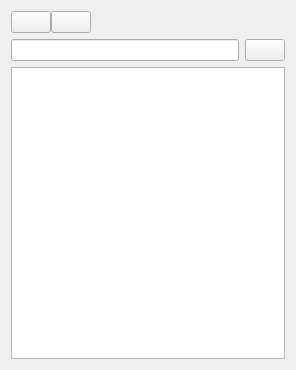
<?xml version="1.0" encoding="UTF-8"?>
<ui version="4.0">
 <class>PlayListWidgetClass</class>
 <widget class="QWidget" name="PlayListWidgetClass">
  <property name="geometry">
   <rect>
    <x>0</x>
    <y>0</y>
    <width>296</width>
    <height>370</height>
   </rect>
  </property>
  <property name="windowTitle">
   <string>PlayList</string>
  </property>
  <layout class="QVBoxLayout" name="verticalLayout_2">
   <item>
    <layout class="QHBoxLayout" name="layoutOperations">
     <property name="spacing">
      <number>0</number>
     </property>
     <item>
      <widget class="QPushButton" name="btnAddItem">
       <property name="sizePolicy">
        <sizepolicy hsizetype="Minimum" vsizetype="Minimum">
         <horstretch>0</horstretch>
         <verstretch>0</verstretch>
        </sizepolicy>
       </property>
       <property name="text">
        <string/>
       </property>
       <property name="icon">
        <iconset theme="QIcon::ThemeIcon::ListAdd"/>
       </property>
      </widget>
     </item>
     <item>
      <widget class="QPushButton" name="btnRemoveItem">
       <property name="sizePolicy">
        <sizepolicy hsizetype="Minimum" vsizetype="Minimum">
         <horstretch>0</horstretch>
         <verstretch>0</verstretch>
        </sizepolicy>
       </property>
       <property name="text">
        <string/>
       </property>
       <property name="icon">
        <iconset theme="QIcon::ThemeIcon::ListRemove"/>
       </property>
      </widget>
     </item>
     <item>
      <spacer name="horizontalSpacer">
       <property name="orientation">
        <enum>Qt::Orientation::Horizontal</enum>
       </property>
       <property name="sizeHint" stdset="0">
        <size>
         <width>40</width>
         <height>20</height>
        </size>
       </property>
      </spacer>
     </item>
    </layout>
   </item>
   <item>
    <layout class="QHBoxLayout" name="layoutSearchBox">
     <item>
      <widget class="QLineEdit" name="editSearchBox"/>
     </item>
     <item>
      <widget class="QPushButton" name="btnSearch">
       <property name="text">
        <string/>
       </property>
       <property name="icon">
        <iconset theme="QIcon::ThemeIcon::SystemSearch"/>
       </property>
      </widget>
     </item>
    </layout>
   </item>
   <item>
    <widget class="QListView" name="listItems">
     <property name="minimumSize">
      <size>
       <width>80</width>
       <height>0</height>
      </size>
     </property>
     <property name="mouseTracking">
      <bool>true</bool>
     </property>
     <property name="tabletTracking">
      <bool>true</bool>
     </property>
     <property name="acceptDrops">
      <bool>true</bool>
     </property>
     <property name="horizontalScrollBarPolicy">
      <enum>Qt::ScrollBarPolicy::ScrollBarAlwaysOff</enum>
     </property>
     <property name="editTriggers">
      <set>QAbstractItemView::EditTrigger::NoEditTriggers</set>
     </property>
     <property name="showDropIndicator" stdset="0">
      <bool>true</bool>
     </property>
     <property name="dragEnabled">
      <bool>true</bool>
     </property>
     <property name="dragDropOverwriteMode">
      <bool>false</bool>
     </property>
     <property name="dragDropMode">
      <enum>QAbstractItemView::DragDropMode::DragDrop</enum>
     </property>
     <property name="defaultDropAction">
      <enum>Qt::DropAction::MoveAction</enum>
     </property>
     <property name="alternatingRowColors">
      <bool>false</bool>
     </property>
     <property name="selectionMode">
      <enum>QAbstractItemView::SelectionMode::ExtendedSelection</enum>
     </property>
     <property name="selectionBehavior">
      <enum>QAbstractItemView::SelectionBehavior::SelectRows</enum>
     </property>
     <property name="textElideMode">
      <enum>Qt::TextElideMode::ElideRight</enum>
     </property>
     <property name="movement">
      <enum>QListView::Movement::Snap</enum>
     </property>
     <property name="wordWrap">
      <bool>false</bool>
     </property>
     <property name="selectionRectVisible">
      <bool>true</bool>
     </property>
    </widget>
   </item>
  </layout>
 </widget>
 <resources/>
 <connections>
  <connection>
   <sender>btnRemoveItem</sender>
   <signal>clicked()</signal>
   <receiver>PlayListWidgetClass</receiver>
   <slot>itemRemove()</slot>
   <hints>
    <hint type="sourcelabel">
     <x>55</x>
     <y>24</y>
    </hint>
    <hint type="destinationlabel">
     <x>69</x>
     <y>6</y>
    </hint>
   </hints>
  </connection>
  <connection>
   <sender>btnAddItem</sender>
   <signal>clicked()</signal>
   <receiver>PlayListWidgetClass</receiver>
   <slot>itemAdd()</slot>
   <hints>
    <hint type="sourcelabel">
     <x>20</x>
     <y>20</y>
    </hint>
    <hint type="destinationlabel">
     <x>13</x>
     <y>3</y>
    </hint>
   </hints>
  </connection>
  <connection>
   <sender>btnSearch</sender>
   <signal>clicked()</signal>
   <receiver>PlayListWidgetClass</receiver>
   <slot>itemSearch()</slot>
   <hints>
    <hint type="sourcelabel">
     <x>280</x>
     <y>52</y>
    </hint>
    <hint type="destinationlabel">
     <x>291</x>
     <y>45</y>
    </hint>
   </hints>
  </connection>
  <connection>
   <sender>listItems</sender>
   <signal>activated(QModelIndex)</signal>
   <receiver>PlayListWidgetClass</receiver>
   <slot>itemActivated(QModelIndex)</slot>
   <hints>
    <hint type="sourcelabel">
     <x>131</x>
     <y>123</y>
    </hint>
    <hint type="destinationlabel">
     <x>293</x>
     <y>89</y>
    </hint>
   </hints>
  </connection>
  <connection>
   <sender>listItems</sender>
   <signal>clicked(QModelIndex)</signal>
   <receiver>PlayListWidgetClass</receiver>
   <slot>itemClicked(QModelIndex)</slot>
   <hints>
    <hint type="sourcelabel">
     <x>270</x>
     <y>117</y>
    </hint>
    <hint type="destinationlabel">
     <x>293</x>
     <y>119</y>
    </hint>
   </hints>
  </connection>
  <connection>
   <sender>listItems</sender>
   <signal>doubleClicked(QModelIndex)</signal>
   <receiver>PlayListWidgetClass</receiver>
   <slot>itemDoubleClicked(QModelIndex)</slot>
   <hints>
    <hint type="sourcelabel">
     <x>211</x>
     <y>133</y>
    </hint>
    <hint type="destinationlabel">
     <x>296</x>
     <y>162</y>
    </hint>
   </hints>
  </connection>
 </connections>
 <slots>
  <slot>itemAdd()</slot>
  <slot>itemRemove()</slot>
  <slot>itemSearch()</slot>
  <slot>itemDoubleClicked(QModelIndex)</slot>
  <slot>itemClicked(QModelIndex)</slot>
  <slot>itemActivated(QModelIndex)</slot>
 </slots>
</ui>
